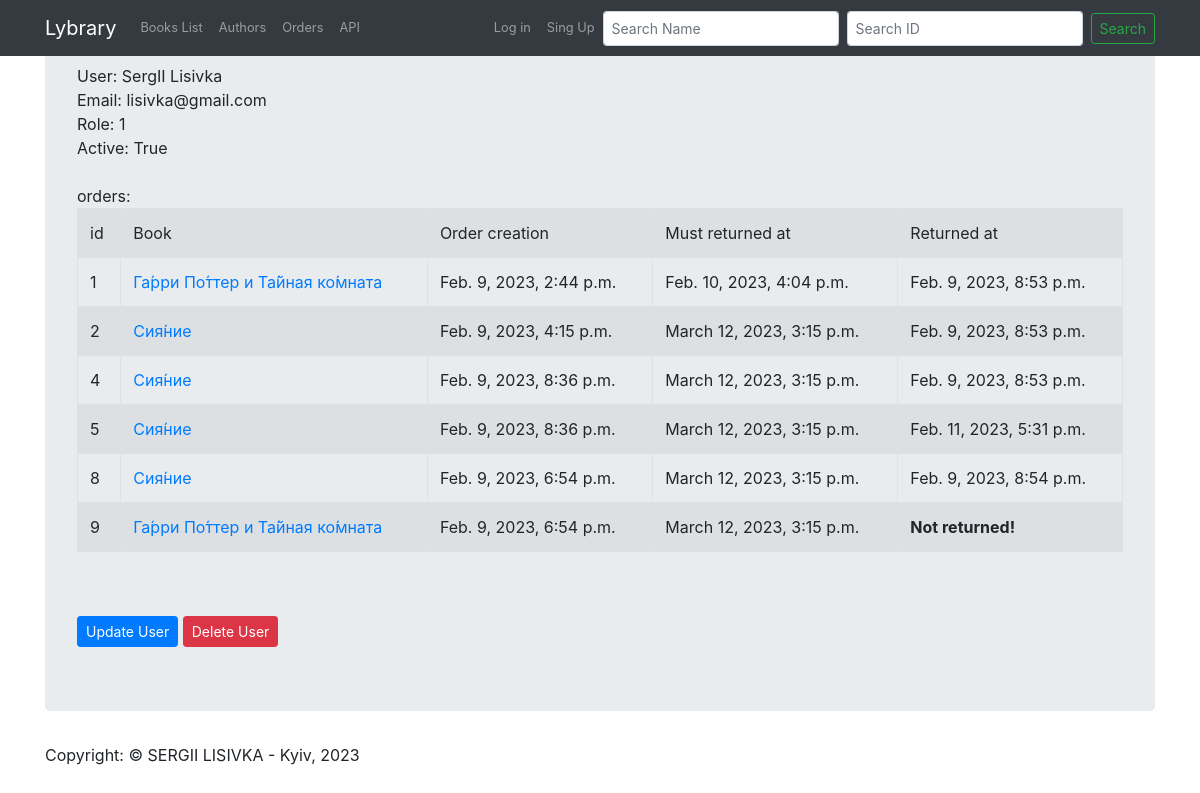
The page /authentication/users/1/ on the database its author committed.
### library/authentication/models.py (models this page shows, shortened)
class CustomUser(AbstractBaseUser, PermissionsMixin):
    first_name = models.CharField(max_length=20, blank=True)
    last_name = models.CharField(max_length=20, blank=True)
    middle_name = models.CharField(max_length=20, blank=True)
    email = models.CharField(max_length=100, unique=True, default=None)
    password = models.CharField(default=None, max_length=255)
    created_at = models.DateTimeField(editable=False, auto_now=datetime.datetime.now(), verbose_name="User created")
    updated_at = models.DateTimeField(auto_now=datetime.datetime.now(), verbose_name="User updated")
    role = models.IntegerField(choices=ROLE_CHOICES, default=0)
    is_active = models.BooleanField(default=False)
    is_superuser = models.BooleanField(default=False)
    is_staff = models.BooleanField(default=False)
    id = models.AutoField(primary_key=True)
    USERNAME_FIELD = 'email'
    objects = CustomUserManager()
    class Meta:
        verbose_name = 'User'
        verbose_name_plural = 'Users'

### library/order/models.py (models this page shows, shortened)
class Order(models.Model):
    id = models.AutoField(primary_key=True)
    book = models.ForeignKey(Book, on_delete=models.CASCADE, default=None)
    user = models.ForeignKey(CustomUser, on_delete=models.CASCADE, default=None)
    created_at = models.DateTimeField(auto_now_add=True)
    end_at = models.DateTimeField(default=None, null=True, blank=True)
    plated_end_at = models.DateTimeField(default=None)

### library/book/models.py (models this page shows, shortened)
class Book(models.Model):
    name = models.CharField(blank=True, max_length=128)
    description = models.CharField(blank=True, max_length=5120)
    count = models.IntegerField(default=10)
    id = models.AutoField(primary_key=True)
    date_of_issue = models.DateField(default=None, null=True, blank=True)
    year = models.IntegerField(default=2000, blank=True)

### library/authentication/views.py (the view)
# urls.py: path('users/<int:user_id>/', views.user_item, name='user_item'),
def user_item(request, user_id):
    user = CustomUser.objects.get(pk=user_id)
    context = {'first_name': user.first_name, 'middle_name': user.middle_name, 'last_name': user.last_name,
               'id': user.id, 'email': user.email, 'role': user.role, 'is_active': user.is_active,
               'orders': Order.objects.filter(user=user_id)}
    return render(request, 'authentication/user_details.html', context)

### library/templates/authentication/user_details.html (shortened to what this page needs)
{% extends 'layout/base.html' %}
{% block content %}
<div class="container">
    <div id="logo" class="jumbotron">
        User: {{ first_name }} {{ middle_name }} {{ last_name }}<br>
        Email: {{ email }}<br>
        Role: {{ role }}<br>
        Active: {{ is_active }}<br>
        <br>orders:
        {% if orders %}
        <table class="table table-hover table-bordered  table-striped">
            <tr>
                <td>id</td>
                <td>Book</td>
                <td>Order creation</td>
                <td>Must returned at</td>
                <td>Returned at</td>
            </tr>
            {% for order in orders %}
            <tr>
                <td>{{ order.id }}</td>
                <td><a href="{% url 'book_item' order.book.id %}"> {{ order.book.name }}</a></td>
                <td>{{ order.created_at }}</td>
                <td>{{ order.plated_end_at }}</td>
                {% if order.end_at %}
                <td>{{ order.end_at }}</td>
                {% else %}
                <td><b>Not returned!</b></td>
                {% endif %}
            </tr>
            {% endfor %}
        </table>
        {%else%}
        No orders.
        {% endif %}
        <br><br>
        <a class="btn btn-sm btn-primary" href="{% url 'update_user' user_id=id%}">Update User</a>
        <a class="btn btn-danger btn-sm" href="{% url 'delete_user'  user_id=id%}">Delete User</a>
        <br>
    </div>
</div>
{% endblock %}

### rows shown on the page
CustomUser: first_name "SergII", last_name "Lisivka", email "lisivka@gmail.com"
Order: id "1", book.name "Га́рри По́ттер и Та́йная ко́мната", created_at "Feb. 9, 2023, 2:44 p.m.", plated_end_at "Feb. 10, 2023, 4:04 p.m.", end_at "Feb. 9, 2023, 8:53 p.m."
Order: id "2", book.name "Сия́ние", created_at "Feb. 9, 2023, 4:15 p.m.", plated_end_at "March 12, 2023, 3:15 p.m.", end_at "Feb. 9, 2023, 8:53 p.m."
Order: id "4", book.name "Сия́ние", created_at "Feb. 9, 2023, 8:36 p.m.", plated_end_at "March 12, 2023, 3:15 p.m.", end_at "Feb. 9, 2023, 8:53 p.m."
Order: id "5", book.name "Сия́ние", created_at "Feb. 9, 2023, 8:36 p.m.", plated_end_at "March 12, 2023, 3:15 p.m.", end_at "Feb. 11, 2023, 5:31 p.m."
Order: id "8", book.name "Сия́ние", created_at "Feb. 9, 2023, 6:54 p.m.", plated_end_at "March 12, 2023, 3:15 p.m.", end_at "Feb. 9, 2023, 8:54 p.m."
Order: id "9", book.name "Га́рри По́ттер и Та́йная ко́мната", created_at "Feb. 9, 2023, 6:54 p.m.", plated_end_at "March 12, 2023, 3:15 p.m.", shows "Not returned!"

### other values the page prints
{{ role }} "1"
{{ is_active }} "True"
